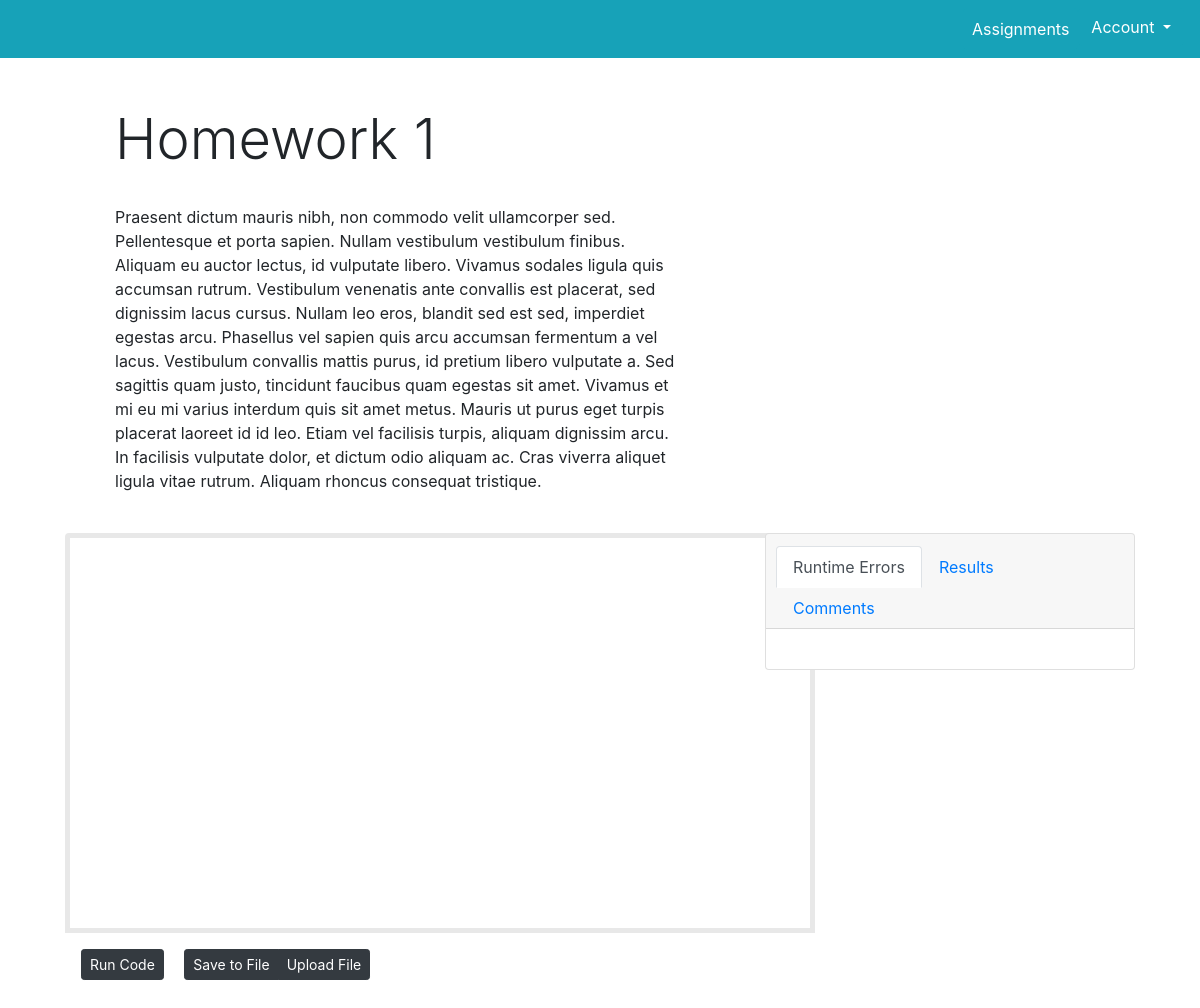
Page /assignments/homework-1/ (signed in) on the committed database.
### mainapp/models.py (models this page shows, shortened)
class Assignment(models.Model):
    title = models.CharField(max_length=128, unique=True)
    points = models.IntegerField(default=0, blank=True)
    description = models.TextField(blank=True)
    date_due = models.DateField(blank=True)
    time_due = models.TimeField(blank=True)
    inputs = models.TextField()
    outputs = models.TextField()
    function_definition = models.CharField(max_length=128)
    comment_to_code_ratio = models.IntegerField(default=0, blank=True,
                    help_text="This number represents the percentage of \
                    characters that are within comments, compared to the \
                    entire body of code")
    slug = models.SlugField(unique=True)
    course = models.ForeignKey(Course)
    instruction_file = models.ManyToManyField(InstructionFile, blank=True)

### mainapp/views.py (the view)
@login_required
def show_assignment(request, assignment_name_slug):
	try:
		context_dict = {}
		assignment = Assignment.objects.get(slug=assignment_name_slug)
		context_dict['assignment'] = assignment
	except Assignment.DoesNotExist:
		context_dict['assignment'] = None
	return render(request, 'mainapp/projectpage.html', context_dict)

### templates/mainapp/projectpage.html (shortened to what this page needs)
<!doctype html>
{% load staticfiles %}
<html lang="en">
  <head>
    <link rel="stylesheet" href="https://maxcdn.bootstrapcdn.com/bootstrap/4.0.0-beta.3/css/bootstrap.min.css">
    <link rel="stylesheet" type="text/css" href="../../static/css/styles.css">
  </head>
  <body>
      <nav class="bg-info navbar navbar-expand-lg navbar-light justify-content-end">
          <div class="navbar-nav">
            <a class="btn btn-info text-white nav-item nav-link" href="/assignments/">Assignments</a>
            <div class="dropdown">
                <button class="btn btn-info dropdown-toggle" type="button" id="dropdownMenuButton" data-toggle="dropdown" aria-haspopup="true" aria-expanded="false">
                    Account
                </button>
            </div>
          </div>
      </nav>
      <div class="container-fluid mt-5 mb-5">
          <div class="row justify-content-start">
              <div class="col col-lg-6 offset-md-1">
                  <h1 class="display-4">{{ assignment.title }}</h1>
              </div>
          </div>
          <div class="row justify-content-center mb-4">
              <div class="col-lg-6">
                  {% if assignment.description %}
                  <p class="lead mb-4">{{ assignment.description|linebreaks }}</p>
                  {% endif %}
              </div>
              <div class="col-3 offset-md-1">
              </div>
          </div>
          <div class="row justify-content-center">
              <div class="col-7  mb-5">
                  <div id="editor" class="ace-dawn"></div>
                  <div class="btn-group btn-group-sm mt-3 ml-3" role="group">
                    <button id="submit-button" class="btn btn-dark" onclick="this.blur()">Run Code</button>
                  </div>
                  <div class="btn-group btn-group-sm mt-3 ml-3" role="group">
                      <button id="save-file-button" class="btn btn-dark" onclick="saveTextAsFile();this.blur();">Save to File</button>
                      <button class="btn btn-dark" onclick="fileUpload();this.blur();">
                          Upload File
                      </button>
                  </div>
              </div>
              <div class="col-4">
                  <div class="card" id="error-card">
                      <div class="card-header">
                          <ul class="nav nav-tabs card-header-tabs">
                              <li class="nav-item">
                                  <a class="nav-link active" href="#console" data-toggle="tab" id="console-tab">Runtime Errors</a>
                              </li>
                              <li class="nav-item">
                                  <a class="nav-link" href="#outputs" data-toggle="tab" id="outputs-tab">Results</a>
                              </li>
                              <li class="nav-item">
                                  <a class="nav-link" href="#comments" data-toggle="tab">Comments</a>
                              </li>
                          </ul>
                      </div>
                      <div class="card-body">
                      </div>
                  </div>
              </div>
          </div>
      </div>
</body>
</html>

### static/css/styles.css (style rules this page uses)
#editor { height: 400px; width: 750px; border: 5px solid #E8E8E8; border-radius: 4px 4px 0 0; }

### rows in the picture
Assignment: title "Homework 1", description "Praesent dictum mauris nibh, non commodo velit ullamcorper sed. Pellentesque et porta sapien. Nullam vestibulum vestibulum finibus. Aliquam eu auctor lectus, id vulputate libero. Vivamus sodales ligula quis accumsan rutrum. Vestibulum venenatis ante convallis est placerat, sed dignissim lacus cursus. Nullam leo eros, blandit sed est sed, imperdiet egestas arcu. Phasellus vel sapien quis arcu accumsan fermentum a vel lacus. Vestibulum convallis mattis purus, id pretium libero vulputate a. Sed sagittis quam justo, tincidunt faucibus quam egestas sit amet. Vivamus et mi eu mi varius interdum quis sit amet metus. Mauris ut purus eget turpis placerat laoreet id id leo. Etiam vel facilisis…"
